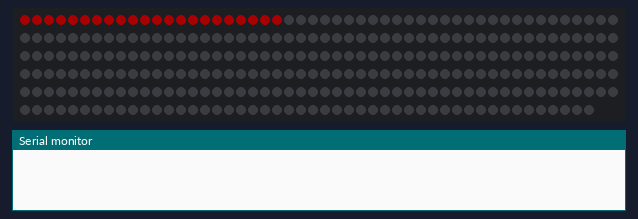
Bench run of a sketch on a simulated Arduino Uno, built with avr-gcc and run on an emulated ATmega328P. On the bench: 298 RGB LEDs in strip order, left to right, continuing on the next row, the last lines printed to the serial monitor. Dim RGB values are drawn brighter than linear.

Above: at 2.48 s.
At 4.35 s:
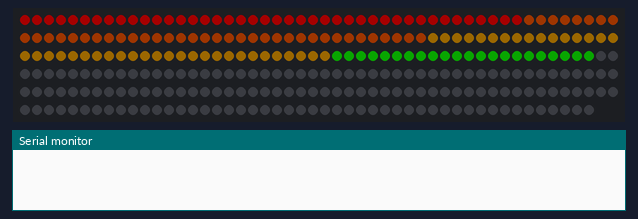
At 5.5 s:
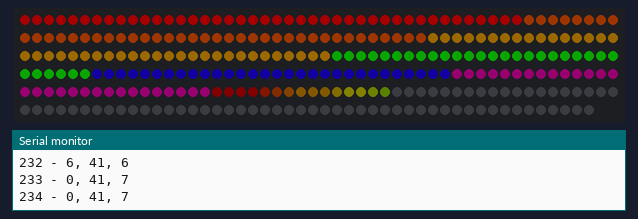
At 7.08 s:
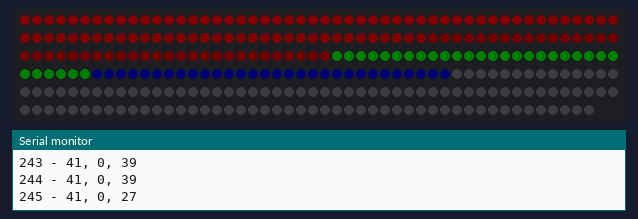
At 22.23 s:
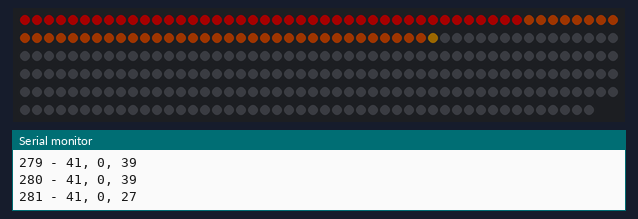
At 29.1 s:
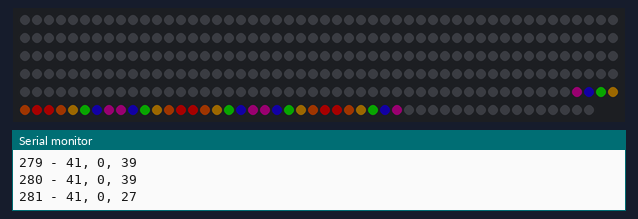

The sketch:

Test_Board_Section_Animation.ino
```cpp
// Created by CE Raum June 18, 2021
// A test structure for using the LED Panel Test Board
// This sketch uses mostly FOR and WHILE loops to create animations of sections of one strip of addressable LEDs
// Note that these kinds of animations are "blocking" code
// In other words, while the animation is running it will be the only one
// However the ring portion uses an example of the built in EVERY_N_MILLISECONDS and wave functions
// The structure is verbose in an effort to make it easier to read and use the test board for building your own animations
// Enjoy!!

// Always include the FastLED library
#include "FastLED.h"

// At minimum you must tell the library the number of LEDs and the type.
// Also define the data pin attached to the Arduino
// Using defines saves the data during compile - freeing RAM for use later
#define NUM_LEDS 298
#define DATA_PIN 11
#define LED_TYPE WS2812
#define COLOR_ORDER GRB

// You can also set some default values to utilize later during setup or in animations
#define BRIGHTNESS          40
#define FRAMES_PER_SECOND  120

// Create an array of colors to quickly access individual colors or create cycles
CHSV COLORS[] =  {CHSV(0, 255, 255),    // Red
                  CHSV(24, 255, 255),   // Orange
                  CHSV(43, 255, 255),   // Yellow
                  CHSV(93, 255, 255),   // Green
                  CHSV(170, 255, 255),  // Blue
                  CHSV(215, 255, 255)   // Purple
}; // Purple

// Or we can set these colors to a custom gradient palette
// Here are the same colors as ealier as expressed in RGB format
// Notice how I repeated the fist and last colors to extend them into the palette

DEFINE_GRADIENT_PALETTE( PALETTE ) {
        0,    255, 0,   0,   // First color repeats
        21,   255, 0,   0,   // Red
        64,   255, 165, 0,   // Orange
        106,   251, 255, 0,   // Yellow
        149,   0,   255, 47,   // Green
        191,   0,   0,   255,  // Blue
        233,   255, 0,   242,  // Purple
        255,   255, 0,   242   // Last color repeated
};

// Then we can create a palette to use later
// (note this can be buried further and destroyed after use to save memory)
CRGBPalette16 rainbowPalette = PALETTE;

// You can use the whole strip or select from a section
// This array holds the first and last index for each section of the strip
int STRIPS [][2] = {
        // Longer strips
        {0, 41},      // 0  First strip on left - runs down
        {42, 83},     // 1  Second strip on left - runs up
        {84, 125},    // 2  Third strip on left - runs down

        // Shorter strips
        {126, 155},   // 3  Fourth strip from right - runs down
        {156, 185},   // 4  Third strip from right - runs down
        {186, 215},   // 5  Second strip from right - runs down
        {216, 245},   // 6  First strip from right - runs down

        // Matrix
        {246, 251},   // 7  Row one - runs left
        {252, 257},   // 8  Row two - runs right
        {258, 263},   // 9  Row three - runs left
        {264, 269},   // 10 Row four - runs right
        {270, 275},   // 11 Row five - runs left
        {276, 281},   // 12 Row six - runs right

        // "Ring"
        {282, 286},   // 13 Top - runs left
        {287, 289},   // 14 Left - runs down
        {290, 294},   // 15 Bottom - runs right
        {295, 297}    // 16 Right - runs up
};

// Finally create a CRGB object to hold all of the leds in our strip
CRGB leds[NUM_LEDS];

//////////////////////////////////////////////
////////////      Setup       ////////////////
//////////////////////////////////////////////

// The setup is fairly standard
void setup() {
    delay(2000); // power-up safety delay
    FastLED.addLeds<LED_TYPE,DATA_PIN,COLOR_ORDER>(leds, NUM_LEDS).setCorrection(TypicalLEDStrip);
    FastLED.setBrightness(BRIGHTNESS);
    FastLED.setMaxPowerInVoltsAndMilliamps(5,1500);
    // I'm not sure if this is required, but 13 is the typical on-board led
    set_max_power_indicator_LED(13);
    // Initialize serial port for debugging.
    Serial.begin(115200);
    // Add any code your sketch requires...

}

//////////////////////////////////////////////
////////////    MAIN LOOP     ////////////////
//////////////////////////////////////////////
void loop() {

    // It is handy to setup some on/off switches for testing

    bool testFirstSection = true;
    bool test_gradient_wipe = true;
    bool testFadeOut = true;
    bool test_matrix = true;
    bool test_ring = true;

    // Because all of our colors and section are easily selectable we can cycle through them to set values
    // Let's wipe the first six sections with the six colors
    if(testFirstSection){

        for(int i=0; i<6; i++) {
            // Running the standard color wipe routine
            // input a color, the start and stop leds (indexes 0 and 1) and a delay
            colorWipeHSV(COLORS[i], STRIPS[i][0], STRIPS[i][1], 2);

        }
    }


    // We can wipe a section using our custom palette
    if(test_gradient_wipe){

        // Here we will send the custom palette created earlier and start/stop of the seventh strip
        gradientWipe(rainbowPalette, STRIPS[6][0], STRIPS[6][1], 2);

    }

    // Use a while loop to continue a process until it is finished
    if(testFadeOut){

        // Here we will apply a gradual fadeout to a number of strips
        // The fade is hardcoded and not fast (fadeToBlackBy is much better)
        // But this allows us to fade sections and test conditions
        fadeOutSections(0, 6);  //
    }

    // A matrix presents challenges because the rows tend to run alternating right and left
    // However, since we defined each row's start and finish led we can iterate through it easily in any direction
    if(test_matrix){

        // We can reuse the gradient color wipe to fill the matrix to see the direction
        gradientWipe(rainbowPalette, STRIPS[7][0], STRIPS[12][1], 20);

        // Now lets erase the colors off vertically
        // We can use a trick to quickly emulate the fill_color function with fill_gradient
        // Here I will fill a section with black
        wipeMatrixVertical(CRGB (0, 0, 0), 7, 12, 100);

        // Or we can create a custom animation that deals with columns as if they were rows
        wipeMatrixHorizontal(CRGB (0, 0, 0), 7, 12, 100);

        // A helper function to fade everything to black after a delay
        cleanUpLEDs(2000);

    }

    // In some applications you may have strings where the start and end meet - but rings will always do so
    // Here we use one of the built in wave functions to animate six dots
    if(test_ring){

        running_circles(282, 297, 50, 4000);

        cleanUpLEDs(2000);
    }

}
//////////////////////////////////////////////
//////////// END OF MAIN LOOP ////////////////
//////////////////////////////////////////////

// Helper function to fade everything to black
void cleanUpLEDs(int wait){
    // Simple animation wait then fade out all leds
    delay(wait);
    for(int i=0; i<50; i++){

        fadeToBlackBy(leds, NUM_LEDS, 20);
        FastLED.show();
        delay(10);

    }
}

// Wipes a section of the strip with an indexed color
void colorWipeHSV(CHSV color, int start_led, int end_led, int wait) {

    // This is the most basic of FastLED routines
    // Simply iterate though all the leds in a range and set to a color
    for(int i=start_led; i<end_led + 1; i++) {  // For each led in strip...
        leds[i] = color;                        // Set the led to a color
        FastLED.show();                         // Show the leds
        delay(wait);                           //  Pause for a moment
    }

}

// Wipes a section of the strip with a defined gradient
void gradientWipe(CRGBPalette16 myPal, int start_led, int end_led, int wait) {

    for(int i=start_led; i<end_led + 1; i++) { // For each pixel in strip...

        // The arduino map function works well to select an index from 0-255 scaled to the number of pixels
        // note that I have selected a subrange of the colors (indexes 10 to 245) to smooth the start and finish
        // This is adjustable and required the copying of the start and finish colors when defining the gradient
        // it also avoids a FastLED bug when selecting index 255

        // Create the index of the gradient by mapping the led index to the range of colors on the gradient
        uint8_t color_index = map(i, start_led, end_led, 10, 245);

        // Set the color of the led to the color generated by the gradient at that index
        leds[i] = ColorFromPalette( myPal, color_index, BRIGHTNESS, LINEARBLEND); // normal palette access

        // For testing and also to slow it down (because sometimes it misses colors - I dunno)
        // TODO: there must be a cleaner way to show the RGB
        Serial.print(String(i) +  " - " + String(leds[i].red) + ", " + String(leds[i].green) +  + ", " + String(leds[i].blue) + "\n");

        // Show the led strip
        FastLED.show();

        // Wait a bit
        delay(wait);

    }
}

// Fades out entire sections at slightly different speeds
void fadeOutSections(int start_strip, int end_strip){

    // Set a starting assumption that some leds are lit
    bool some_leds_lit = true;

    int current_strip;    // the current index of the strip we are working on
    int current_light;    // the current index of the individual led

    // Loop until all the leds are black/off
    while(some_leds_lit){

        // Immediately set the test value to false - if we find a lit led turn it back to true
        some_leds_lit = false;

        // Set the starting strip index to the first strip
        current_strip = start_strip;

        // Loop until we reach the end strip
        while(current_strip < end_strip + 1) {

            // Set the starting led index to the first led
            current_light = STRIPS[current_strip][0];

            // Loop until we reach the end of the section
            while(current_light < STRIPS[current_strip][1] + 1){

                // Scale the led using nscale8 offsetting by the strip value
                // Adjust this for speeds
                // TODO - this should be parametrized and extended
                leds[current_light].nscale8(252-(current_strip/2));

                // Test if the led is black
                // Any non-zero value evaluates as true
                if(leds[current_light]) {
                    some_leds_lit = true;
                }

                // Increment the current led index
                current_light += 1;

            }

            // Increment the current strip index
            current_strip += 1;

        }

        // Show the leds when all the strips are adjusted
        FastLED.show();

    }

}

// Wipes the matrix column by column with indexed colors
void wipeMatrixHorizontal(CRGB color, int start_strip, int end_strip, int wait){

    // Setup some variables
    int columns = STRIPS[start_strip][1] - STRIPS[start_strip][0];        // How many leds wide (columns)
    int rows = end_strip - start_strip;           // How many rows in the matrix

    // Set the first led's offset from zero
    int row_offset = STRIPS[start_strip];

    // Loop through the columns and set all leds to a value using the indexed color
    for(int col=STRIPS[start_strip][0]; col<STRIPS[start_strip][1] + 1; col++){

        for(int row=start_strip; row<end_strip + 1; row++){

            // For clarity lets set the starting and ending led ranges
            int sample_range_start = STRIPS[start_strip][0];
            int sample_range_end =  STRIPS[start_strip][1];
            int map_range_start = STRIPS[row][0];
            int map_range_end = STRIPS[row][1];

            // Variable to hold the led index that we will want to change after mapping
            int index_to_change;

            // Let's select a color based on the column
            int color_index = (col - STRIPS[start_strip][0]);
            CHSV color = COLORS[color_index];

            // Now if the strip is even we can map the index forward or if odd reverse the map range
            if ( row % 2 == 0){
                index_to_change = map(col, sample_range_start, sample_range_end, map_range_start, map_range_end);

            } else {
                index_to_change = map(col, sample_range_start, sample_range_end, map_range_end, map_range_start);

            }

            // Set the color of this led
            leds[index_to_change] = color;

        }

        // As always, show the leds and wait
        FastLED.show();
        delay(wait);

    }

}

// Wipes the matrix row by row with a single color
void wipeMatrixVertical(CRGB color, int start_strip, int end_strip, int wait){

    // Setup some variables to hold the range to adjust
    int first_led, last_led;

    // Loop through the strips and set all leds to a value using gradient
    for(int i=start_strip; i<end_strip + 1; i++){

            // Capture the range for this strip
            first_led = STRIPS[i][0];
            last_led = STRIPS[i][1];

            // Set all pixels in range to the color
            fill_gradient_RGB (leds, first_led, color, last_led, color);

            // As always show the leds
            FastLED.show();

            // Wait for a bit
            delay(wait);
        }
}

// Creates six colored 'balls" and animates them around the ring using the beat8 function to set the position
void running_circles(int start_led, int end_led, int fade_speed, int duration){

    // Capture the start time
    unsigned long start_time = millis();

    // Set the number of balls to circulate
    int balls = 6;

    // Set how many leds in the "ring"
    int leds_in_ring = end_led - start_led + 1;

    // Run the animation for a set amount of time
    while(millis() < start_time + duration){

        // Loop through the balls
        for(int i=0; i<balls; i++){

            // Use the beat8 function to generate a position along the ring (sawtooth wave)
            uint16_t pos = beat8(i + 1) % leds_in_ring;  // modulo the position to be within NUM_LED

            // Set the led at that position (offset by the starting led number) to the correct color
            leds[start_led + pos] = COLORS[i];
        }

        // And, of course, show the leds
        FastLED.show();

        // We have now come to the phase where delays are less and less useful - next step is to create non-blocking animations
        EVERY_N_MILLISECONDS(fade_speed) {
            // Use a fade to black to clear out the old colored leds
            fadeToBlackBy(leds, NUM_LEDS, 80);

            FastLED.show();
        }

    }


}
```

Measured:
- what the display in image 2 shows lasts 1.5 s, from 5.4 s to 6.9 s
